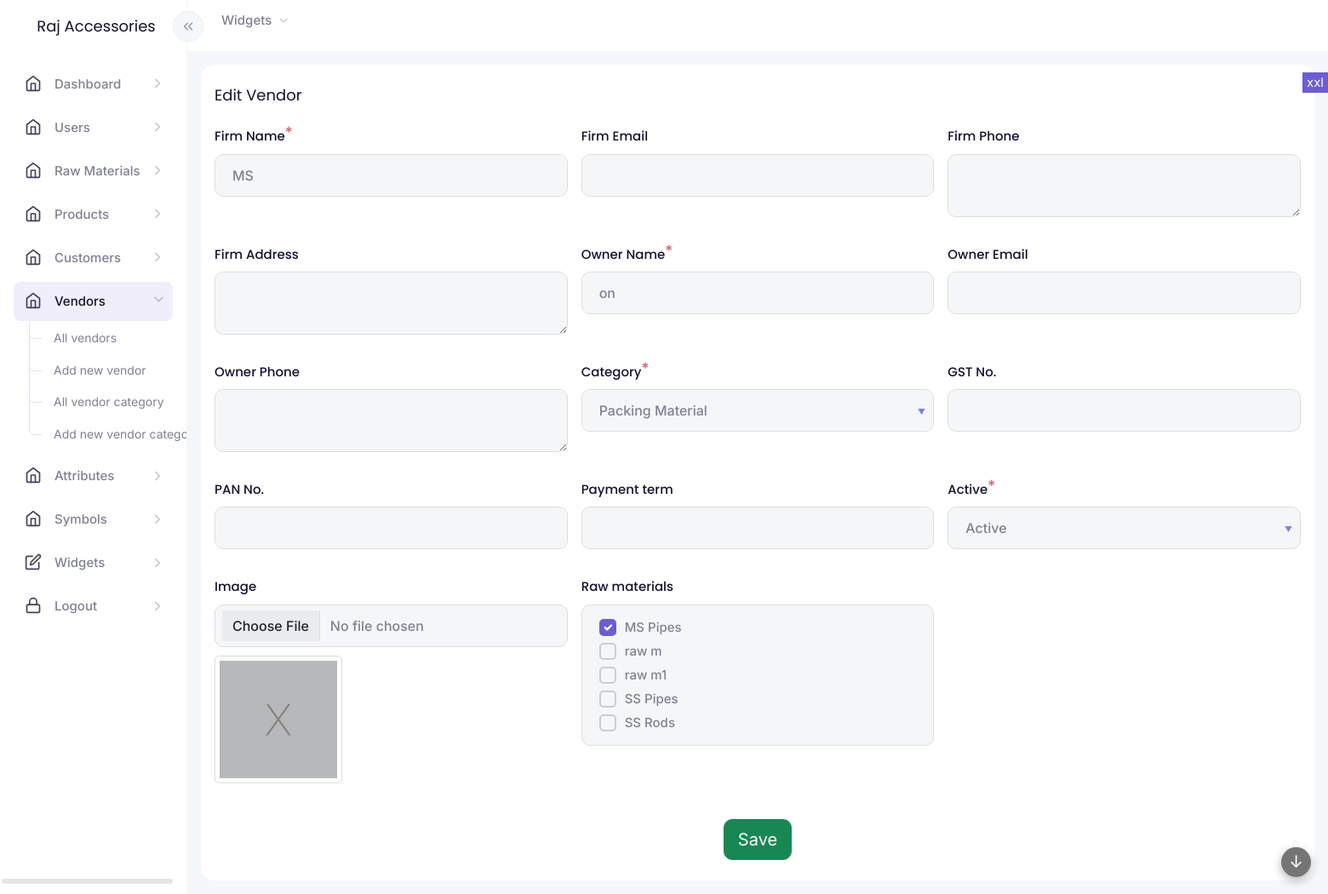
/modules/vendors/vendor-form.php?id=8 (signed in), run on an earlier commit of the app's database.
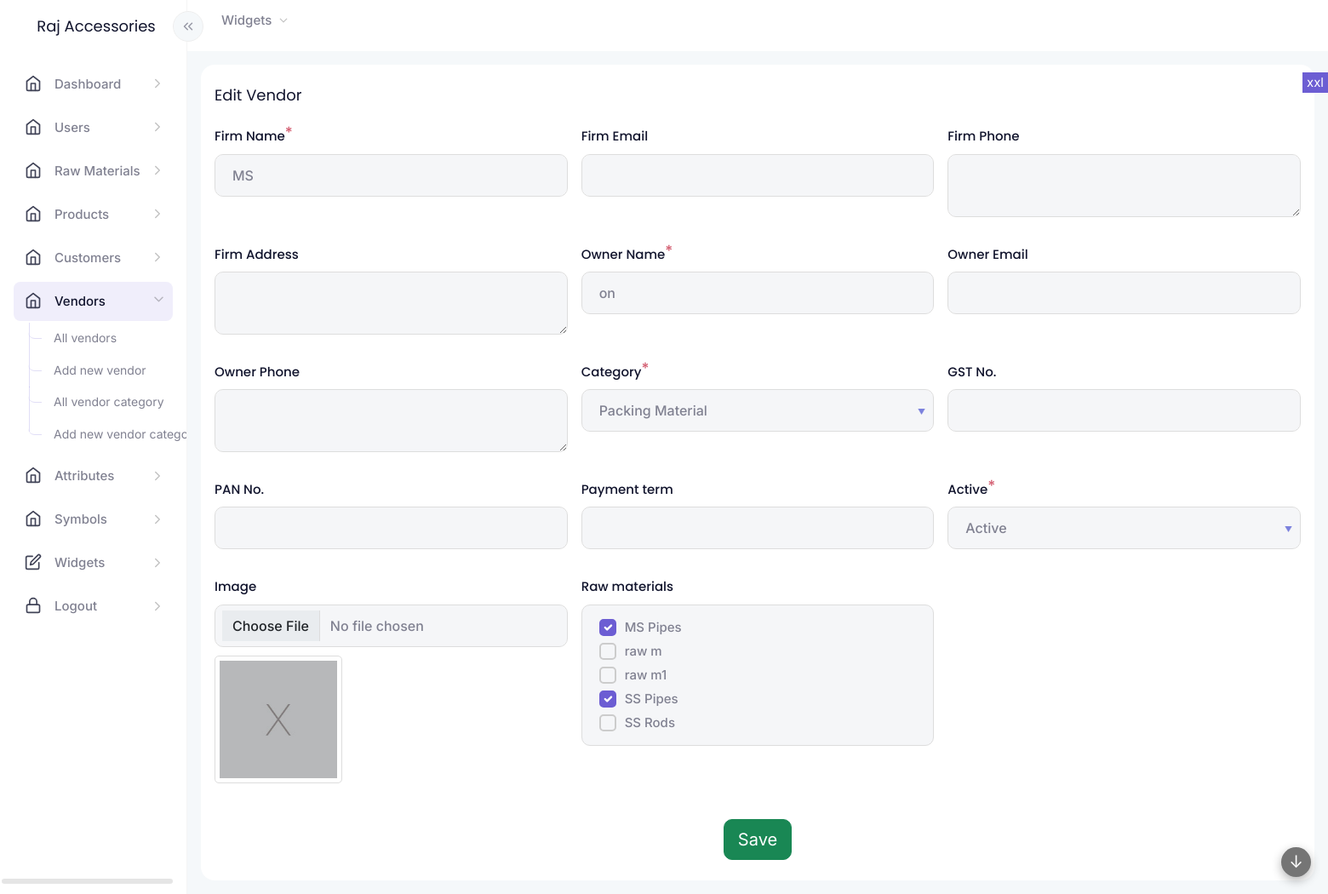
And on a later commit of the database.
### tables this page shows
CREATE TABLE IF NOT EXISTS `raw_materials` (
  `id` int NOT NULL AUTO_INCREMENT,
  `raw_material` varchar(255) NOT NULL,
  `unit` varchar(20) NOT NULL,
  `description` text NOT NULL,
  `category` varchar(200) DEFAULT NULL,
  `image` int NOT NULL,
  `auth_user` int NOT NULL,
  `updated` int NOT NULL,
  PRIMARY KEY (`id`)
);

### common/functions.php (the view, shortened to what the changed rows need)
<?php
function widget_start($title = "", $class = "", $widget_title_class = "", $widget_wrapper_class = "", $options = "", $widget_options_class = "")
{
    echo '<div class="widgetwrapper col d-flex align-items-start  px-2 py-0 ' . $class . ' ">
 <div class="widget container-fluid py-4 px-3 overhide ' . $widget_wrapper_class . '">';
}
function widget_end()
{
    echo "</div>
 </div>";
}
?>
<?php
function form_field($vars, $data)
{
    $s = "";
    if ($vars["type"] == "submit") {
        $s = '<div class="' . $vars["class"] . '">';
        $s .= '<input type="submit" name="' . $vars["key"] . '" value="' . $vars["name"] . '" class="btn btn-success btn-lg">';
        $s .= '</div>';
    }
    else {
        $show_as_field = true;
        if ($show_as_field) {
            $parent_class = "";
            $s = '<div class="' . $vars["class"] . ' ' . $parent_class . '"><label for="' . $vars["key"] . '" class="form-label">' . $vars["name"] . '';
            $required = (isset($vars["required"]) && $vars["required"] == true) ? true : false;
            if ($required) {
                $s .= '<sup>*</sup>';
            }
            $s .= '</label>';
        }
        if ($vars["type"] == "text") {
            $s .= '<input type="text" class="form-control" name="' . $vars["key"] . '" id="' . $vars["key"] . '" value="' . get_value($data, $vars["key"]) . '" ' . ($required ? "required" : "") . '>';
            $s .= '<div class="invalid-feedback">Incorrect ' . $vars["name"] . ' value</div>';
        }
        else if ($vars["type"] == "hidden") {
            $s .= '<input type="hidden" class="form-control" name="' . $vars["key"] . '" id="' . $vars["key"] . '" value="' . get_value($data, $vars["key"]) . '" ' . '>';
        }
        else if ($vars["type"] == "textarea") {
            $s .= '<textarea class="form-control" name="' . $vars["key"] . '" id="' . $vars["key"] . '" ' . ($required ? "required" : "") . '>' . get_value($data, $vars["key"]) . '</textarea>';
            $s .= '<div class="invalid-feedback">Incorrect ' . $vars["name"] . ' value</div>';
        }
        else if ($vars["type"] == "number") {
            $s .= '<input type="number" class="form-control" name="' . $vars["key"] . '" id="' . $vars["key"] . '" value="' . get_value($data, $vars["key"]) . '" ' . ($required ? "required" : "") . '>';
            $s .= '<div class="invalid-feedback">Incorrect ' . $vars["name"] . ' value</div>';
        }
        else if ($vars["type"] == "select") {
            $s .= '<select class="form-control" readonly name="' . $vars["key"] . '" id="' . $vars["key"] . '" ' . ($required ? "required" : "") . '>';
            $sel = get_value($data, $vars["key"]);
            $s .= select_options($vars["options"], $sel);
            $s .= '</select><div class="invalid-feedback">Incorrect ' . $vars["name"] . ' value</div>';
        }
        else if ($vars["type"] == "select-attribute") {
            $s .= '<select class="form-control" name="' . $vars["key"] . '" id="' . $vars["key"] . '" ' . ($required ? "required" : "") . '>';
            $sel = get_value($data, $vars["key"]);
            $s .= select_attribute_options($vars["attributes"], $sel);
            $s .= '</select><div class="invalid-feedback">Incorrect ' . $vars["name"] . ' value</div>';
        }
        else if ($vars["type"] == "multi-checkbox") {
            $s .= '<div class="multi-check-list">';
            foreach ($vars["options"] as $k => $v) {
                $sel = "";
                $optid = $vars["option_id"];
                $optlabel = $vars["option_label"];
                if (in_array($v[$optid], $data[$vars["key"]])) {
                    $sel = "checked";
                }
                $s .= '<input type="checkbox" ' . $sel . ' class="form-check-input" name="' . $vars["key"] . '[]" id="' . $vars["key"] . '-' . $v[$optid] . '" value="' . $v[$optid] . '"><label for="' . $vars["key"] . '-' . $v[$optid] . '">' . $v[$optlabel] . '</label><br>';
            }
            $s .= '</div>';
        }
        else if ($vars["type"] == "image-file") {
            $s .= '<input type="file" class="form-control" name="' . $vars["key"] . '" id="' . $vars["key"] . '" ' . ($required ? "required" : "") . '>';
            $s .= '<div class="invalid-feedback">Invalid ' . $vars["name"] . '</div>';
            if (isset($data[$vars["key"]])) {
                if (is_array($data[$vars["key"]]) && isset($data[$vars["key"]][0])) {
                    $imgarr = $data[$vars["key"]][0];
                    $urlpath = "";
                    $fullpath = $imgarr["name"];
                    $filetype = get_filetype($imgarr["type"]);
                    if ($filetype == "image" && isset($vars["display_size"]) && $vars["display_size"] != "") {
                        $urlpath = isset($imgarr[$vars["display_size"]]) ? $imgarr[$vars["display_size"]] : $imgarr["thumb"];
                    }
                    else {
                        $urlpath = "assets/images/file/" . $filetype . ".svg";
                    }
                    if (!file_exists(ROOT_DIR . "/" . $urlpath)) {
                        $urlpath = "assets/images/file/file.svg";
                    }
                    if (file_exists(ROOT_DIR . "/" . $fullpath)) {
                        $s .= "<a href='" . ROOT_PATH . "/" . $fullpath . "' target='_blank'><img src='" . ROOT_PATH . "/" . $urlpath . "' class='form-imgbox'></a>";
                    }
                    else {
                        $s .= "<img src='" . ROOT_PATH . "/assets/images/notfound.jpg' class='form-imgbox'>";
                    }
                }
            }
        }
        if ($show_as_field) {
            $s .= '</div>';
        }
    }
    return $s;
}
function fetch_data($vars)
{
    global $conn;
    $table = $vars["table"];
    $cols = $vars["columns"];
    $order = $vars["order"];
    $limit = $vars["limit"];
    $condition = $vars["condition"];
    if ($condition != "") {
        $condition = " WHERE " . $condition;
    }
    if (trim($order) != '') {
        if (strpos($order, " DESC") !== false || strpos($order, " ASC") !== false) {
            $order = ' ORDER BY ' . trim($order) . ' ';
        } else {
            $order = ' ORDER BY ' . trim($order) . ' ASC ';
        }
    }
    $ret = [];
    $sql = ' SELECT ' . $cols . ' FROM ' . $table . ' ' . $condition . ' ' . $order . ' ' . $limit . ' ';
    $querystr = $conn->query($sql);
    $totrows = mysqli_num_rows($querystr);
    if ($totrows > 0) {
        $inc = 0;
        while ($result = mysqli_fetch_object($querystr)) {
            foreach ($result as $key => $value) {
                $ret[$inc][$key] = $value;
            }
            $inc = $inc + 1;
        }
    }
    return $ret;
}

What changed in the data, as far as the page shows it:
changed raw_materials "SS Pipes": value "☐" → "☑"
